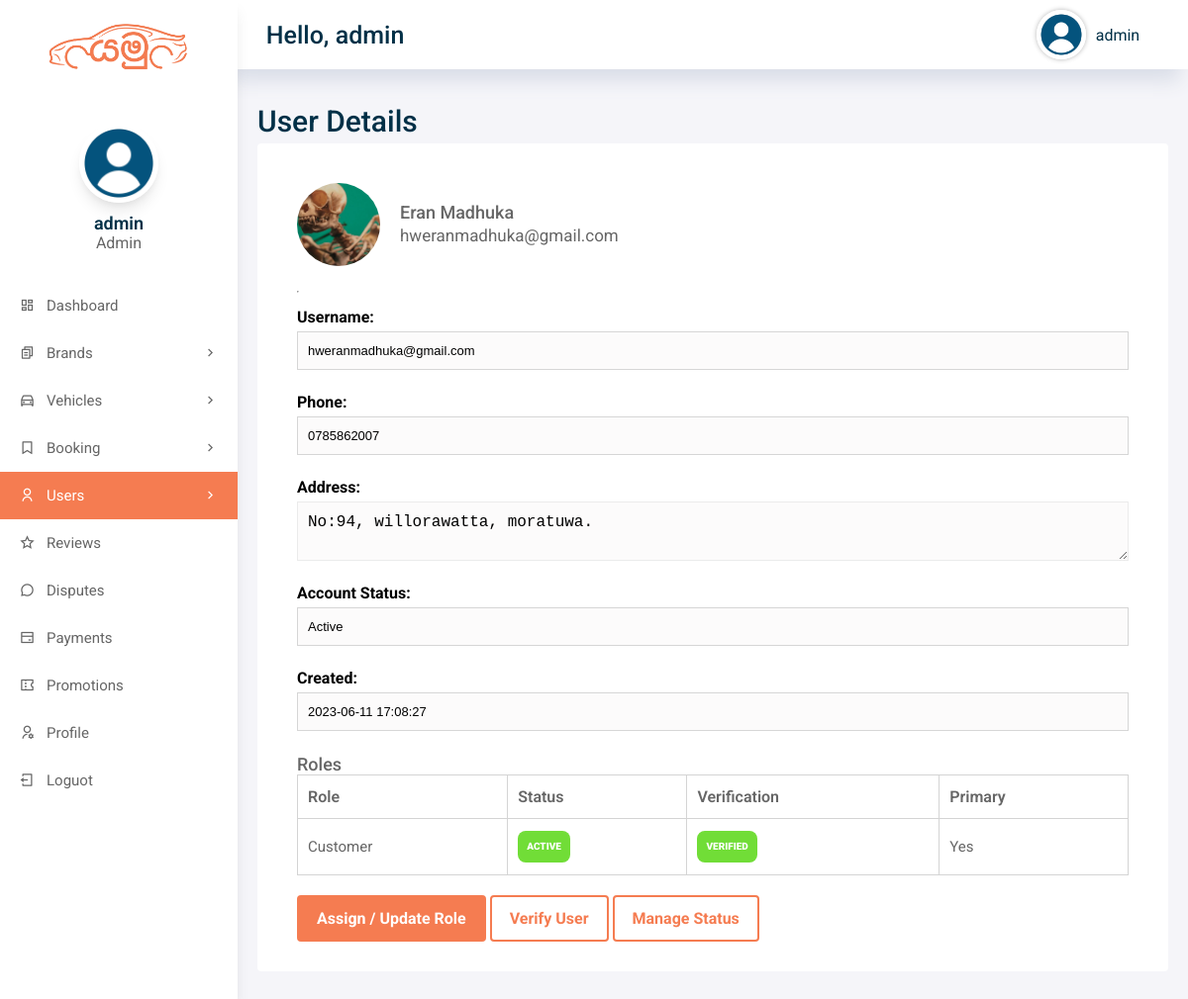
Screenshot of /admin/user-details.php?user_id=3 (signed in) with the database file from the repository.
### tables this page shows
CREATE TABLE IF NOT EXISTS `users` (
  `user_id` int(11) NOT NULL AUTO_INCREMENT,
  `username` varchar(50) DEFAULT NULL,
  `password` varchar(50) DEFAULT NULL,
  `role` enum('admin','staff','driver','customer') NOT NULL DEFAULT 'customer',
  `full_name` varchar(255) DEFAULT NULL,
  `email` varchar(255) DEFAULT NULL,
  `address` longtext,
  `city` varchar(50) DEFAULT NULL,
  `phone` varchar(11) DEFAULT NULL,
  `dob` varchar(50) DEFAULT NULL,
  `license_or_nic` varchar(100) DEFAULT NULL,
  `verification_status` varchar(20) NOT NULL DEFAULT 'verified',
  `bio` longtext,
  `profile_pic` varchar(255) DEFAULT NULL,
  `account_status` varchar(20) NOT NULL DEFAULT 'active',
  `rag_date` datetime DEFAULT NULL,
  `created_at` datetime DEFAULT NULL,
  `updated_at` datetime DEFAULT NULL,
  PRIMARY KEY (`user_id`)
);

### includes/auth.php (called while the page is built, shortened)
<?php
function carzo_e($value)
{
    return htmlspecialchars((string) $value, ENT_QUOTES, 'UTF-8');
}
function carzo_normalize_role($role)
{
    $role = strtolower(trim((string) $role));
    $allowedRoles = ['admin', 'staff', 'driver', 'customer'];
    return in_array($role, $allowedRoles, true) ? $role : 'customer';
}
function carzo_role_label($role)
{
    return ucfirst(carzo_normalize_role($role));
}
function carzo_normalize_account_status($status, $role = 'customer')
{
    $status = strtolower(trim((string) $status));
    $allowedStatuses = ['active', 'pending', 'verified', 'suspended', 'rejected', 'deactivated'];
    return $status;
}
function carzo_normalize_role_status($status, $role = 'customer')
{
    return carzo_normalize_account_status($status, $role);
}
function carzo_normalize_verification_status($status, $role = 'customer')
{
    $status = strtolower(trim((string) $status));
    $allowedStatuses = ['unverified', 'pending', 'approved', 'rejected', 'verified'];
    return $status;
}
function carzo_table_exists($conn, $tableName)
{
    $key = spl_object_hash($conn) . ':' . $tableName;
    $escapedTable = mysqli_real_escape_string($conn, (string) $tableName);
    $result = @mysqli_query($conn, "SHOW TABLES LIKE '{$escapedTable}'");
    $exists = $result instanceof mysqli_result && $result->num_rows > 0;
    return $exists;
}
function carzo_fetch_user_roles($conn, $userId, $fallbackRole = 'customer', $fallbackAccountStatus = 'active', $fallbackVerificationStatus = 'verified')
{
    $assignments = [];
    $userId = (int) $userId;
    if ($conn && $userId > 0 && carzo_table_exists($conn, 'user_roles')) {
        $stmt = $conn->prepare(
            'SELECT role_key, role_status, verification_status, is_primary
             FROM user_roles
             WHERE user_id = ?
             ORDER BY is_primary DESC, created_at ASC'
        );
        if ($stmt) {
            $stmt->bind_param('i', $userId);
            $stmt->execute();
            $result = $stmt->get_result();
            if ($result) {
                while ($row = $result->fetch_assoc()) {
                    $role = carzo_normalize_role($row['role_key'] ?? 'customer');
                    $assignments[$role] = [
                        'role' => $role,
                        'role_status' => carzo_normalize_role_status($row['role_status'] ?? carzo_default_account_status_for_role($role), $role),
                        'verification_status' => carzo_normalize_verification_status($row['verification_status'] ?? carzo_default_verification_status_for_role($role), $role),
                        'is_primary' => (int) ($row['is_primary'] ?? 0) === 1,
                    ];
                }
            }
            $stmt->close();
        }
    }
    $role = carzo_normalize_role($fallbackRole);
    $assignments[$role] = [
        'role' => $role,
        'role_status' => carzo_normalize_role_status($fallbackAccountStatus, $role),
        'verification_status' => carzo_normalize_verification_status($fallbackVerificationStatus, $role),
        'is_primary' => true,
    ];
    return $assignments;
}
function carzo_badge_class($status)
{
    $status = strtolower(trim((string) $status));
    if (in_array($status, ['active', 'approved', 'verified', 'confirmed', 'completed', 'paid', 'available', 'good', 'visible', 'resolved'], true)) {
        return 'Status-conpleted-badge';
    }
    return 'Status-inactive-badge';
}
function carzo_fetch_user_by_id($conn, $userId)
{
    $stmt = $conn->prepare('SELECT * FROM users WHERE user_id = ? LIMIT 1');
    $stmt->bind_param('i', $userId);
    $stmt->execute();
    $result = $stmt->get_result();
    $row = $result ? $result->fetch_assoc() : null;
    return $row ?: null;
}
function carzo_fetch_role_profile($conn, $userId, $role)
{
    $userId = (int) $userId;
    $role = carzo_normalize_role($role);
    $tableByRole = [
        'customer' => 'customer_profiles',
        'driver' => 'driver_profiles',
        'staff' => 'staff_profiles',
        'admin' => 'admin_profiles',
    ];
    $table = $tableByRole[$role] ?? null;
    if (!$table || !carzo_table_exists($conn, $table)) {
        return null;
    }
    $stmt = $conn->prepare("SELECT * FROM {$table} WHERE user_id = ? LIMIT 1");
    $stmt->bind_param('i', $userId);
    $stmt->execute();
    $result = $stmt->get_result();
    $profile = $result ? $result->fetch_assoc() : null;
    return $profile ?: null;
}

### admin/user-details.php (the view, shortened to what this page needs)
<?php
    require_once __DIR__ . '/../includes/auth.php';
    include 'includes/config.php';
    $userId = (int) ($_GET['user_id'] ?? 0);
    $user = carzo_fetch_user_by_id($conn, $userId);
    $assignments = carzo_fetch_user_roles(
        $conn,
        $userId,
        $user['role'] ?? 'customer',
        $user['account_status'] ?? 'active',
        $user['verification_status'] ?? 'verified'
    );
?>
<!DOCTYPE html>
<html lang="en">
<head>
    <?php include('includes/header.php'); ?>
</head>
<body>
    <div class="grid-container">
        <?php include('includes/menu.php'); ?>
        <?php include('includes/aside.php'); ?>
        <main class="main">
            <h2>User Details</h2>
            <div class="main-cards">
                <div class="card">
                    <div class="row" style="align-items: center; gap: 20px;">
                        <img src="../assets/images/uploads/avatar/<?php echo carzo_e($user['profile_pic'] ?: 'avatar.png'); ?>" alt="avatar" class="table-avatar" style="width: 84px; height: 84px;">
                        <div>
                            <h3><?php echo carzo_e($user['full_name']); ?></h3>
                            <p><?php echo carzo_e($user['email']); ?></p>
                        </div>
                    </div>
                    <hr>
                    <div class="form-group">
                        <label>Username:</label>
                        <input type="text" value="<?php echo carzo_e($user['username']); ?>" readonly>
                    </div>
                    <div class="form-group">
                        <label>Phone:</label>
                        <input type="text" value="<?php echo carzo_e($user['phone']); ?>" readonly>
                    </div>
                    <div class="form-group">
                        <label>Address:</label>
                        <textarea readonly><?php echo carzo_e($user['address']); ?></textarea>
                    </div>
                    <div class="form-group">
                        <label>Account Status:</label>
                        <input type="text" value="<?php echo carzo_e(ucfirst($user['account_status'])); ?>" readonly>
                    </div>
                    <div class="form-group">
                        <label>Created:</label>
                        <input type="text" value="<?php echo carzo_e($user['created_at'] ?: $user['rag_date']); ?>" readonly>
                    </div>
                    <h3>Roles</h3>
                    <table id="table">
                        <thead>
                            <tr>
                                <th>Role</th>
                                <th>Status</th>
                                <th>Verification</th>
                                <th>Primary</th>
                            </tr>
                        </thead>
                        <tbody class="table-body">
                            <?php foreach ($assignments as $roleKey => $assignment) { ?>
                                <tr>
                                    <td><?php echo carzo_e(carzo_role_label($roleKey)); ?></td>
                                    <td><span class="<?php echo carzo_e(carzo_badge_class($assignment['role_status'] ?? 'active')); ?>"><?php echo carzo_e(ucfirst($assignment['role_status'] ?? 'active')); ?></span></td>
                                    <td><span class="<?php echo carzo_e(carzo_badge_class($assignment['verification_status'] ?? 'verified')); ?>"><?php echo carzo_e(ucfirst($assignment['verification_status'] ?? 'verified')); ?></span></td>
                                    <td><?php echo !empty($assignment['is_primary']) ? 'Yes' : 'No'; ?></td>
                                </tr>
                            <?php } ?>
                        </tbody>
                    </table>
                    <div class="form-submit" style="margin-top: 20px;">
                        <a href="user-roles.php?user_id=<?php echo $userId; ?>" class="btn main-btn">Assign / Update Role</a>
                        <a href="user-verify.php?user_id=<?php echo $userId; ?>" class="btn second-btn">Verify User</a>
                        <a href="user-status.php?user_id=<?php echo $userId; ?>" class="btn second-btn">Manage Status</a>
                    </div>
                </div>
            </div>
        </main>
    </div>
</body>
</html>

### assets/css/style.css (style rules this page uses)
* { margin: 0; padding: 0; box-sizing: border-box; }
a, a:hover { text-decoration: none; color: var(--text-color); }
:root { --primary-color: #F57C51; --secondary-color: #FDE5DC; --text-color: #023047; --text-gray: #666666; --bg-color: #F2F5F7; --primary-font: 'Ubuntu', sans-serif; --secondry-font: 'Roboto', sans-serif; }
html { scroll-behavior: smooth; }
body { font-family: var(--secondry-font); overflow-x: hidden; }
h2 { color: var(--text-color); font-size: 45px; font-weight: 700; line-height: 45px; }
h3 { color: var(--text-gray); font-weight: 500; font-size: 18px; }
p { color: var(--text-gray); font-size: 17px; line-height: 26px; }
.row { display: flex; justify-content: space-between; align-items: center; }
.btn { box-sizing: border-box; padding: 12px 18px; border-radius: 4px; display: inline-block; cursor: pointer; position: relative; transition: 0.3s ease-in-out; font-size: 16px; font-weight: 700; }
.main-btn { background: var(--primary-color); color: #FFF; border: 2px solid var(--primary-color); }
.second-btn { background: transparent; color: var(--primary-color); border: 2px solid var(--primary-color); }
.card { min-width: 200px; height: auto; box-shadow: rgba(149, 157, 165, 0.2) 0px 8px 24px; border-radius: 8px; transition: all .3s; text-align: center; }
.card .row { margin: 10px 0; }
.card hr { color: var(--text-gray); margin: 15px 0; }
footer a, span { color: #FFF; transition: all .3s ease-in-out; }
.form-group { position: relative; width: 100%; margin-bottom: 23px; text-align: left; }
.form-group label { font-size: 16px; font-weight: bold; margin-bottom: 5px; display: block; }
.form-group input, .form-group select, .form-group textarea { display: block; width: 100%; border: 1px solid #ebebeb; padding: 11px 10px; box-sizing: border-box; font-weight: 500; font-size: 16px; background: #FCFBFB; text-align: left; }
table { border-collapse: collapse; background: #FFF; border-radius: 0; overflow: hidden; width: 100%; margin: 30px auto; position: relative; table-layout: auto; }
table thead tr { height: 40px; background: #FFF; }
table thead th { font-size: 16px; font-weight: 600; color: var(--text-gray); line-height: 1.2; }
table tbody tr { height: 50px; font-size: 15px; color: var(--text-gray); line-height: 1.2; font-weight: unset; cursor: pointer }
table th, td { border: 1px solid #dddcdc; padding: 5px; }
.Status-active-badge, .Status-conpleted-badge, .Status-pending-badge, .Status-cancelled-badge, .Status-inactive-badge { display: inline-flex; align-items: center; justify-content: center; font-size: 10px; font-weight: 900; text-transform: uppercase; padding: 8px 9px; min-height: 32px; border-radius: 8px; text-align: center; line-height: 1; text-decoration: none; }
.Status-conpleted-badge { background: #71dd37; color: #FFF; }

### rows the page displays
users: profile_pic (picture), full_name "Eran Madhuka", email "hweranmadhuka@gmail.com", username "hweranmadhuka@gmail.com", phone "0785862007", address "No:94, willorawatta, moratuwa.", account_status "Active", created_at "2023-06-11 17:08:27", roleKey "Customer", account_status "ACTIVE", verification_status "VERIFIED"

### other values shown
carzo_e($_SESSION['admin']['username']) "admin"
carzo_e($_SESSION['admin']['name']) "admin"
carzo_e($_SESSION['admin']['role'] ?? 'admin') "Admin"
